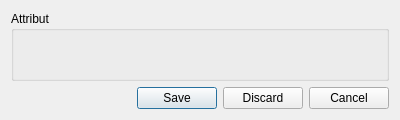
<?xml version="1.0" encoding="UTF-8"?>
<ui version="4.0">
 <class>XPEditAttributeDialog</class>
 <widget class="QDialog" name="XPEditAttributeDialog">
  <property name="geometry">
   <rect>
    <x>0</x>
    <y>0</y>
    <width>400</width>
    <height>120</height>
   </rect>
  </property>
  <property name="windowTitle">
   <string>Attribut bearbeiten</string>
  </property>
  <layout class="QVBoxLayout" name="verticalLayout">
   <item>
    <widget class="QGroupBox" name="gbAttribute">
     <property name="title">
      <string>Attribut</string>
     </property>
     <layout class="QHBoxLayout" name="horizontalLayout_2">
      <item>
       <layout class="QHBoxLayout" name="hl1"/>
      </item>
     </layout>
    </widget>
   </item>
   <item>
    <widget class="QDialogButtonBox" name="buttonBox">
     <property name="orientation">
      <enum>Qt::Horizontal</enum>
     </property>
     <property name="standardButtons">
      <set>QDialogButtonBox::Cancel|QDialogButtonBox::Discard|QDialogButtonBox::Save</set>
     </property>
    </widget>
   </item>
  </layout>
 </widget>
 <resources/>
 <connections>
  <connection>
   <sender>buttonBox</sender>
   <signal>accepted()</signal>
   <receiver>XPEditAttributeDialog</receiver>
   <slot>accept()</slot>
   <hints>
    <hint type="sourcelabel">
     <x>248</x>
     <y>254</y>
    </hint>
    <hint type="destinationlabel">
     <x>157</x>
     <y>274</y>
    </hint>
   </hints>
  </connection>
  <connection>
   <sender>buttonBox</sender>
   <signal>rejected()</signal>
   <receiver>XPEditAttributeDialog</receiver>
   <slot>reject()</slot>
   <hints>
    <hint type="sourcelabel">
     <x>316</x>
     <y>260</y>
    </hint>
    <hint type="destinationlabel">
     <x>286</x>
     <y>274</y>
    </hint>
   </hints>
  </connection>
 </connections>
</ui>
